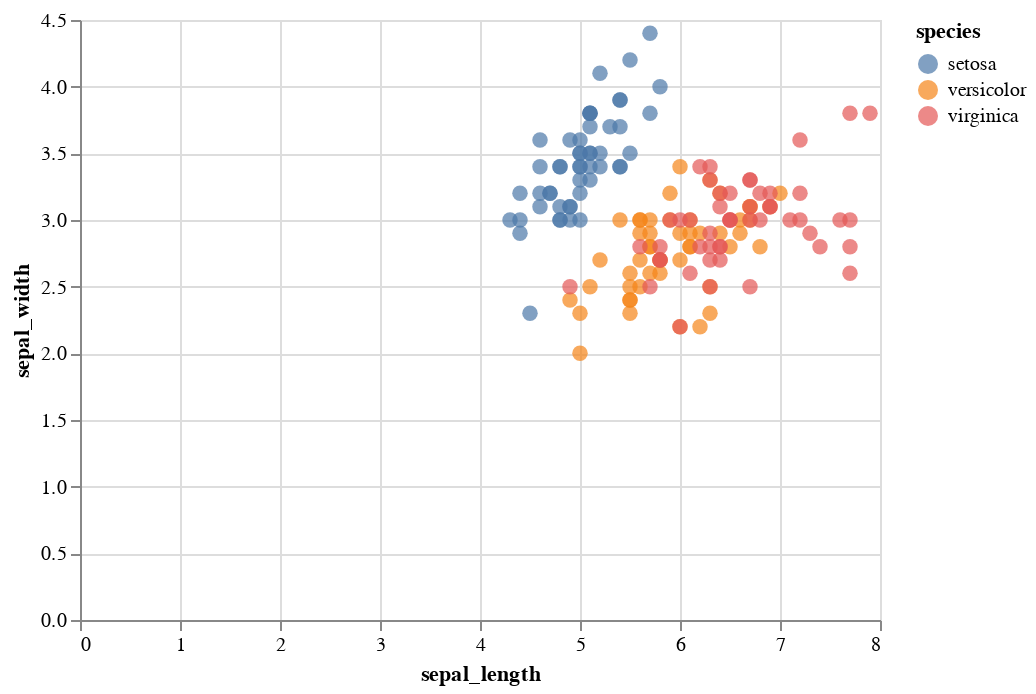

Notebook cell for this chart:
### Code cell
alt.Chart(db).mark_circle(size=60).encode(
    x='sepal_length',
    y='sepal_width',
    color='species',
    tooltip=['sepal_length','sepal_width','species']
).interactive()

### Figure 1 — Vega-Lite specification as saved in the notebook (floating-point values rounded to 4 significant figures; data arrays with more than 128 entries replaced by an {"elided": "..."} marker saying what was removed)
{"config": {"view": {"continuousWidth": 400, "continuousHeight": 300}}, "data": {"name": "data-a4bd480ea976f54878a155ce12ba18ce"}, "mark": {"type": "circle", "size": 60}, "encoding": {"color": {"type": "nominal", "field": "species"}, "tooltip": [{"type": "quantitative", "field": "sepal_length"}, {"type": "quantitative", "field": "sepal_width"}, {"type": "nominal", "field": "species"}], "x": {"type": "quantitative", "field": "sepal_length"}, "y": {"type": "quantitative", "field": "sepal_width"}}, "selection": {"selector001": {"type": "interval", "bind": "scales", "encodings": ["x", "y"]}}, "$schema": "https://vega.github.io/schema/vega-lite/v4.8.1.json", "datasets": {"data-a4bd480ea976f54878a155ce12ba18ce": {"elided": "150 records"}}}
